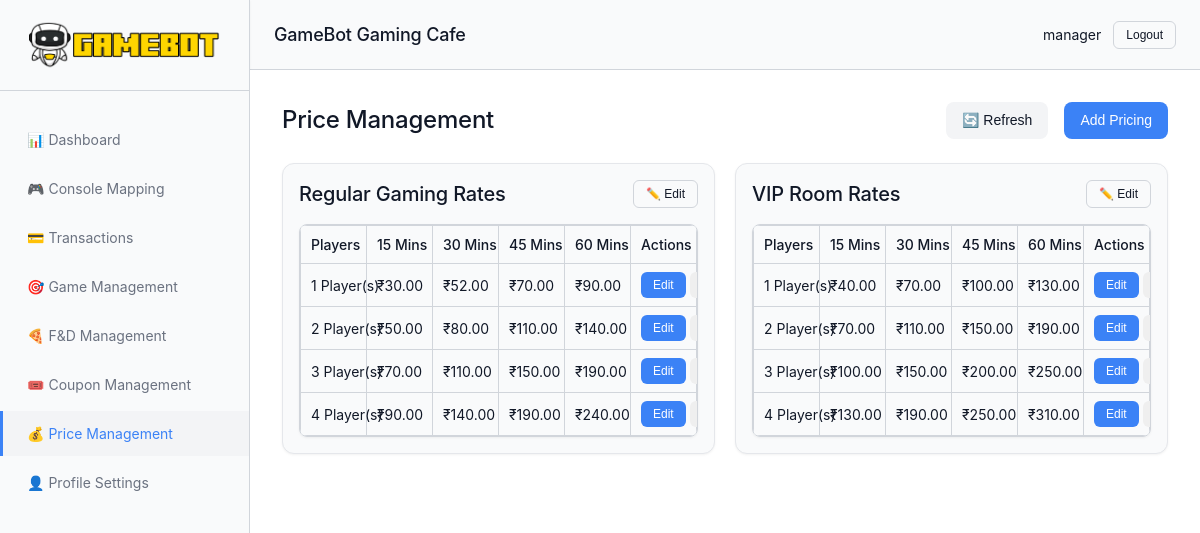
/pages/pricing.php (signed in), run on the app's committed database.
### tables this page shows
CREATE TABLE `users` (
  `id` int(11) NOT NULL,
  `full_name` varchar(255) NOT NULL,
  `username` varchar(100) NOT NULL,
  `email` varchar(255) NOT NULL,
  `phone` varchar(20) DEFAULT NULL,
  `password` varchar(255) NOT NULL,
  `role` enum('Admin','Manager','Staff') NOT NULL DEFAULT 'Staff',
  `branch_id` int(11) DEFAULT 1,
  `status` enum('Active','Inactive') NOT NULL DEFAULT 'Active',
  `created_at` timestamp NOT NULL DEFAULT current_timestamp(),
  `updated_at` timestamp NOT NULL DEFAULT current_timestamp() ON UPDATE current_timestamp()
);

CREATE TABLE `pricing` (
  `id` int(11) NOT NULL,
  `rate_type` enum('regular','vip') NOT NULL,
  `player_count` int(11) NOT NULL,
  `duration_15` decimal(10,2) DEFAULT NULL,
  `duration_30` decimal(10,2) DEFAULT NULL,
  `duration_45` decimal(10,2) DEFAULT NULL,
  `duration_60` decimal(10,2) DEFAULT NULL,
  `branch_id` int(11) DEFAULT 1,
  `updated_at` timestamp NOT NULL DEFAULT current_timestamp() ON UPDATE current_timestamp()
);

### config/auth.php (called while the page is built, shortened)
<?php
class Auth
{
    public static function check()
    {
        return isset($_SESSION['user_id']) && isset($_SESSION['user_email']);
    }
    public static function userId()
    {
        return $_SESSION['user_id'] ?? null;
    }
    public static function user()
    {
        $db = getDB();
        $userId = self::userId();
        $stmt = $db->prepare("SELECT id, full_name, username, email, phone, role, branch_id, status FROM users WHERE id = ? LIMIT 1");
        $stmt->bind_param("i", $userId);
        $stmt->execute();
        $result = $stmt->get_result();
        if ($result->num_rows > 0) {
            return $result->fetch_assoc();
        }
        return null;
    }
    public static function hasRole($role)
    {
        $userRole = $_SESSION['user_role'] ?? '';
        if ($role === 'Admin') {
            return $userRole === 'Admin';
        } elseif ($role === 'Manager') {
            return in_array($userRole, ['Admin', 'Manager']);
        } elseif ($role === 'Staff') {
            return in_array($userRole, ['Admin', 'Manager', 'Staff']);
        }
        return false;
    }
}

### pages/pricing.php (the view, shortened to what this page needs)
<?php
$currentPage = 'pricing';
require_once __DIR__ . '/../includes/header.php';
$db = getDB();
$regularPricing = [];
$vipPricing = [];
$stmt = $db->prepare("SELECT * FROM pricing WHERE rate_type = 'regular' ORDER BY player_count ASC");
$stmt->execute();
$result = $stmt->get_result();
while ($row = $result->fetch_assoc()) {
    $regularPricing[] = $row;
}
$stmt = $db->prepare("SELECT * FROM pricing WHERE rate_type = 'vip' ORDER BY player_count ASC");
$stmt->execute();
$result = $stmt->get_result();
while ($row = $result->fetch_assoc()) {
    $vipPricing[] = $row;
}
?>
<section id="price-management" class="content-section active">
    <div class="section-header">
        <h2 class="section-title">Price Management</h2>
        <div class="header-actions">
            <button id="refresh-pricing-btn" class="btn btn--secondary">🔄 Refresh</button>
            <?php if (Auth::hasRole('Admin') || Auth::hasRole('Manager')): ?>
                <button id="add-pricing-btn" class="btn btn--primary">Add Pricing</button>
            <?php endif; ?>
        </div>
    </div>
    <div class="pricing-management-grid" id="pricing-grid">
        <div class="card">
            <div class="card__body">
                <div class="pricing-section-header">
                    <h3>Regular Gaming Rates</h3>
                    <button class="btn btn--sm btn--outline" onclick="editRegularRates()">✏️ Edit</button>
                </div>
                <div class="pricing-table">
                    <table class="data-table">
                        <thead>
                            <tr>
                                <th>Players</th>
                                <th>15 Mins</th>
                                <th>30 Mins</th>
                                <th>45 Mins</th>
                                <th>60 Mins</th>
                                <th>Actions</th>
                            </tr>
                        </thead>
                        <tbody id="regular-pricing">
                            <?php foreach ($regularPricing as $rate): ?>
                                <tr>
                                    <td><?php echo $rate['player_count']; ?> Player(s)</td>
                                    <td>₹<?php echo number_format($rate['duration_15'], 2); ?></td>
                                    <td>₹<?php echo number_format($rate['duration_30'], 2); ?></td>
                                    <td>₹<?php echo number_format($rate['duration_45'], 2); ?></td>
                                    <td>₹<?php echo number_format($rate['duration_60'], 2); ?></td>
                                    <td>
                                        <?php if (Auth::hasRole('Admin') || Auth::hasRole('Manager')): ?>
                                            <button class="btn btn--sm btn--primary" onclick="editPricingEntry(<?php echo $rate['id']; ?>)">Edit</button>
                                            <button class="btn btn--sm btn--danger" onclick="deletePricingEntry(<?php echo $rate['id']; ?>)">Delete</button>
                                        <?php endif; ?>
                                    </td>
                                </tr>
                            <?php endforeach; ?>
                        </tbody>
                    </table>
                </div>
            </div>
        </div>
        <div class="card">
            <div class="card__body">
                <div class="pricing-section-header">
                    <h3>VIP Room Rates</h3>
                    <button class="btn btn--sm btn--outline" onclick="editVipRates()">✏️ Edit</button>
                </div>
                <div class="pricing-table">
                    <table class="data-table">
                        <thead>
                            <tr>
                                <th>Players</th>
                                <th>15 Mins</th>
                                <th>30 Mins</th>
                                <th>45 Mins</th>
                                <th>60 Mins</th>
                                <th>Actions</th>
                            </tr>
                        </thead>
                        <tbody id="vip-pricing">
                            <?php foreach ($vipPricing as $rate): ?>
                                <tr>
                                    <td><?php echo $rate['player_count']; ?> Player(s)</td>
                                    <td>₹<?php echo number_format($rate['duration_15'], 2); ?></td>
                                    <td>₹<?php echo number_format($rate['duration_30'], 2); ?></td>
                                    <td>₹<?php echo number_format($rate['duration_45'], 2); ?></td>
                                    <td>₹<?php echo number_format($rate['duration_60'], 2); ?></td>
                                    <td>
                                        <?php if (Auth::hasRole('Admin') || Auth::hasRole('Manager')): ?>
                                            <button class="btn btn--sm btn--primary" onclick="editPricingEntry(<?php echo $rate['id']; ?>)">Edit</button>
                                            <button class="btn btn--sm btn--danger" onclick="deletePricingEntry(<?php echo $rate['id']; ?>)">Delete</button>
                                        <?php endif; ?>
                                    </td>
                                </tr>
                            <?php endforeach; ?>
                        </tbody>
                    </table>
                </div>
            </div>
        </div>
    </div>
</section>
<?php require_once __DIR__ . '/../includes/footer.php'; ?>

### includes/header.php (shortened to what this page needs)
<?php
require_once __DIR__ . '/../config/auth.php';
$currentUser = Auth::user();
?>
<!DOCTYPE html>
<html lang="en">
<head>
    <link rel="stylesheet" href="<?php echo SITE_URL; ?>/style.css">
</head>
<body>
    <div id="main-app" class="main-app">
        <header class="header">
            <div class="header-content">
                <h1 class="header-title"><?php echo SITE_NAME; ?></h1>
                <div class="header-actions">
                    <div class="user-info">
                        <span id="current-user"><?php echo htmlspecialchars($currentUser['full_name']); ?></span>
                        <button id="logout-btn" class="btn btn--outline btn--sm" onclick="logout()">Logout</button>
                    </div>
                </div>
            </div>
        </header>
        <nav class="sidebar">
            <div class="sidebar-logo">
                <img src="<?php echo SITE_URL; ?>/assets/logo.png" alt="GAMEBOT Logo" class="logo-img">
            </div>
            <ul class="nav-menu">
                <li><a href="<?php echo SITE_URL; ?>/pages/dashboard.php" class="nav-item <?php echo ($currentPage ?? '') === 'dashboard' ? 'active' : ''; ?>">📊 Dashboard</a></li>
                <li><a href="<?php echo SITE_URL; ?>/pages/console-mapping.php" class="nav-item <?php echo ($currentPage ?? '') === 'console-mapping' ? 'active' : ''; ?>">🎮 Console Mapping</a></li>
                <?php if (Auth::hasRole('Admin') || Auth::hasRole('Manager')): ?>
                    <li><a href="<?php echo SITE_URL; ?>/pages/transactions.php" class="nav-item <?php echo ($currentPage ?? '') === 'transactions' ? 'active' : ''; ?>">💳 Transactions</a></li>
                <?php endif; ?>
                <li><a href="<?php echo SITE_URL; ?>/pages/games.php" class="nav-item <?php echo ($currentPage ?? '') === 'games' ? 'active' : ''; ?>">🎯 Game Management</a></li>
                <li><a href="<?php echo SITE_URL; ?>/pages/fandd-management.php" class="nav-item <?php echo ($currentPage ?? '') === 'fandd-management' ? 'active' : ''; ?>">🍕 F&D Management</a></li>
                <li><a href="<?php echo SITE_URL; ?>/pages/coupons.php" class="nav-item <?php echo ($currentPage ?? '') === 'coupons' ? 'active' : ''; ?>">🎟️ Coupon Management</a></li>
                <li><a href="<?php echo SITE_URL; ?>/pages/pricing.php" class="nav-item <?php echo ($currentPage ?? '') === 'pricing' ? 'active' : ''; ?>">💰 Price Management</a></li>
                <li><a href="<?php echo SITE_URL; ?>/pages/profile.php" class="nav-item <?php echo ($currentPage ?? '') === 'profile' ? 'active' : ''; ?>">👤 Profile Settings</a></li>
            </ul>
        </nav>
        <main class="main-content">

### data on the page
users: full_name "manager"
pricing: player_count "1", duration_15 "30.00", duration_30 "52.00", duration_45 "70.00", duration_60 "90.00"
pricing: player_count "2", duration_15 "50.00", duration_30 "80.00", duration_45 "110.00", duration_60 "140.00"
pricing: player_count "3", duration_15 "70.00", duration_30 "110.00", duration_45 "150.00", duration_60 "190.00"
pricing: player_count "4", duration_15 "90.00", duration_30 "140.00", duration_45 "190.00", duration_60 "240.00"
pricing: player_count "1", duration_15 "40.00", duration_30 "70.00", duration_45 "100.00", duration_60 "130.00"
pricing: player_count "2", duration_15 "70.00", duration_30 "110.00", duration_45 "150.00", duration_60 "190.00"
pricing: player_count "3", duration_15 "100.00", duration_30 "150.00", duration_45 "200.00", duration_60 "250.00"
pricing: player_count "4", duration_15 "130.00", duration_30 "190.00", duration_45 "250.00", duration_60 "310.00"

### other printed values
SITE_NAME "GameBot Gaming Cafe"
